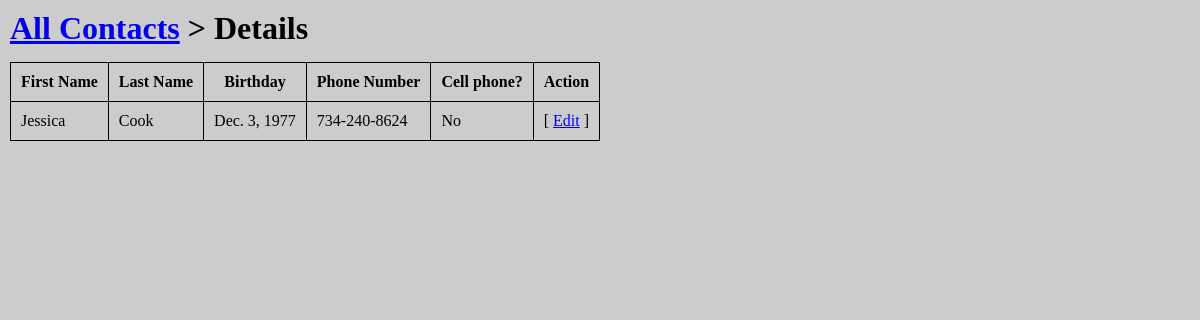
Before: /contactsApp/2/ with the older database file.
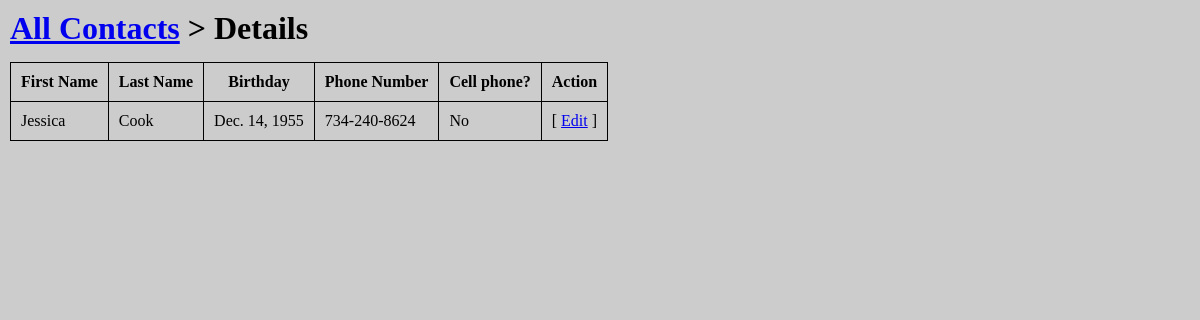
After: the same page with the newer database file.
### contactsApp/models.py (models this page shows, shortened)
class Contact(models.Model):
    first_name = models.CharField(max_length=200)
    last_name = models.CharField(max_length=200)
    birthday = models.DateField()
    phone_number = models.CharField(max_length=200)
    is_cell = models.BooleanField()

### contactsApp/views.py (the view)
# urls.py: path('<int:contact_id>/', views.detail, name='detail'),
def detail(request, contact_id):
    contact = Contact.objects.get(id=contact_id)
    context = {'contact': contact}
    return render(request, 'contactsApp/detail.html', context)

### contactsApp/templates/contactsApp/detail.html (shortened to what this page needs)
<!DOCTYPE html>
<html lang="en" dir="ltr">
  <head>
  </head>
  <body>
    <div id="container">
      <h1><a href="{% url 'contactsApp:index' %}">All Contacts</a> &gt; Details</h1>
      <div>
        <table>
          <tr>
            <th>First Name</th>
            <th>Last Name</th>
            <th>Birthday</th>
            <th>Phone Number</th>
            <th>Cell phone?</th>
            <th>Action</th>
          </tr>
          <tr>
            <td>{{contact.first_name}}</td>
            <td>{{contact.last_name}}</td>
            <td>{{contact.birthday}}</td>
            <td>{{contact.phone_number}}</td>
            {% if contact.is_cell %}
              <td>Yes</td>
            {% else %}
              <td>No</td>
            {% endif %}
            <td>[ <a href="/contactsApp/{{contact.id}}/edit/">Edit</a> ]</td>
          </tr>
        </table>
      </div>
    </div>
  </body>
</html>

Changed rows visible on the page:
changed Contact "Jessica": birthday "Dec. 3, 1977" → "Dec. 14, 1955"
